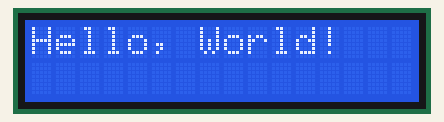
A sketch run on a simulated ESP8266 (NodeMCU). Shown: 16×2 character LCD.

Above: at 0.1 s.
At 1.1 s:
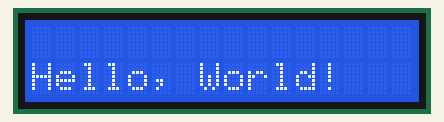

The sketch:

Display16x2_I2C.ino
```cpp
/*********
Exibir texto em display 16X2 com I2C
 Fonte: https://randomnerdtutorials.com/esp32-esp8266-i2c-lcd-arduino-ide/
 obs: a biblioteca do tutorial pode não funcionar para todos os dispositivos
*********/

#include <LiquidCrystal_I2C.h>

// Configurar o numero de colunas e linhas do display
int lcdColunas = 16;
int lcdLinhas = 2;

// Instanciar o display com seu endereço, linhas e colunas
// No link acima é possível ver como encontrar este endereço
LiquidCrystal_I2C lcd(0x27, lcdColunas, lcdLinhas);

void setup(){
  // Inicializa o LCD
  lcd.init();
  // Liga a luz de fundo do display
  lcd.backlight();
}

void loop(){
  // Configurar o display na primeira coluna e primeira linha
  lcd.setCursor(0, 0);
  // Imprime a mensagem
  lcd.print("Hello, World!");
  delay(1000);
  // Limpa do display
  lcd.clear();
  // Configurar o display para primeira coluna e segunda linha
  lcd.setCursor(0,1);
  // Imprime a mensagem
  lcd.print("Hello, World!");
  delay(1000);
  // limpa do display
  lcd.clear();
}
```

Measured:
- what the display in image 1 shows lasts 1.0 s, from 1.1 s to 2.1 s
